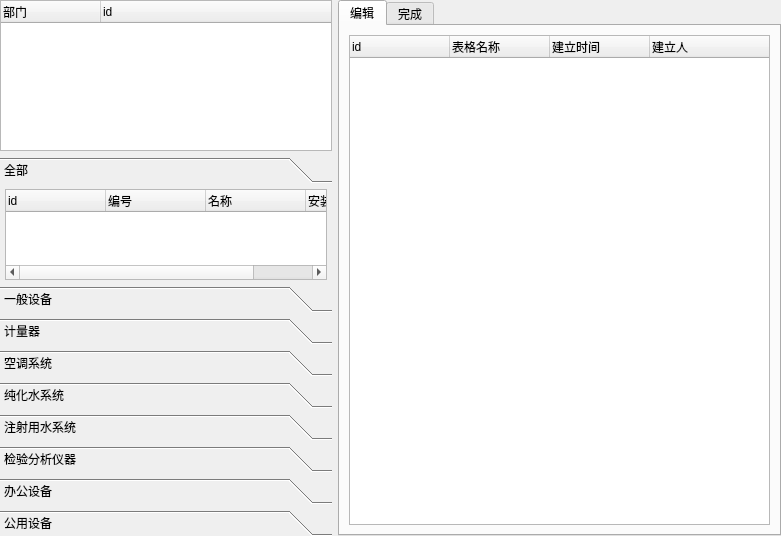
<?xml version="1.0" encoding="UTF-8"?>
<ui version="4.0">
 <class>Form</class>
 <widget class="QWidget" name="Form">
  <property name="geometry">
   <rect>
    <x>0</x>
    <y>0</y>
    <width>781</width>
    <height>536</height>
   </rect>
  </property>
  <property name="windowTitle">
   <string>Form</string>
  </property>
  <layout class="QGridLayout" name="gridLayout">
   <property name="leftMargin">
    <number>0</number>
   </property>
   <property name="topMargin">
    <number>0</number>
   </property>
   <property name="rightMargin">
    <number>0</number>
   </property>
   <property name="bottomMargin">
    <number>0</number>
   </property>
   <item row="0" column="3" rowspan="2">
    <widget class="QTabWidget" name="tabWidget">
     <property name="sizePolicy">
      <sizepolicy hsizetype="Expanding" vsizetype="Expanding">
       <horstretch>8</horstretch>
       <verstretch>0</verstretch>
      </sizepolicy>
     </property>
     <property name="tabShape">
      <enum>QTabWidget::Rounded</enum>
     </property>
     <property name="currentIndex">
      <number>0</number>
     </property>
     <widget class="QWidget" name="tab_0">
      <attribute name="title">
       <string>编辑</string>
      </attribute>
      <layout class="QGridLayout" name="gridLayout_2">
       <item row="0" column="0">
        <widget class="QTreeWidget" name="treeWidget_recordslist">
         <property name="sizePolicy">
          <sizepolicy hsizetype="Expanding" vsizetype="Expanding">
           <horstretch>0</horstretch>
           <verstretch>0</verstretch>
          </sizepolicy>
         </property>
         <property name="contextMenuPolicy">
          <enum>Qt::CustomContextMenu</enum>
         </property>
         <column>
          <property name="text">
           <string>id</string>
          </property>
         </column>
         <column>
          <property name="text">
           <string>表格名称</string>
          </property>
         </column>
         <column>
          <property name="text">
           <string>建立时间</string>
          </property>
         </column>
         <column>
          <property name="text">
           <string>建立人</string>
          </property>
         </column>
        </widget>
       </item>
      </layout>
     </widget>
     <widget class="QWidget" name="tab_1">
      <attribute name="title">
       <string>完成</string>
      </attribute>
     </widget>
    </widget>
   </item>
   <item row="0" column="0" colspan="2">
    <widget class="QTreeWidget" name="treeWidget_deptlist">
     <property name="sizePolicy">
      <sizepolicy hsizetype="Expanding" vsizetype="Expanding">
       <horstretch>3</horstretch>
       <verstretch>2</verstretch>
      </sizepolicy>
     </property>
     <column>
      <property name="text">
       <string>部门</string>
      </property>
     </column>
     <column>
      <property name="text">
       <string>id</string>
      </property>
     </column>
    </widget>
   </item>
   <item row="1" column="0" colspan="2">
    <widget class="QToolBox" name="toolBox">
     <property name="sizePolicy">
      <sizepolicy hsizetype="Preferred" vsizetype="Preferred">
       <horstretch>0</horstretch>
       <verstretch>5</verstretch>
      </sizepolicy>
     </property>
     <property name="currentIndex">
      <number>0</number>
     </property>
     <widget class="QWidget" name="page_0">
      <property name="geometry">
       <rect>
        <x>0</x>
        <y>0</y>
        <width>305</width>
        <height>107</height>
       </rect>
      </property>
      <attribute name="label">
       <string>全部</string>
      </attribute>
      <layout class="QGridLayout" name="gridLayout_3">
       <property name="leftMargin">
        <number>5</number>
       </property>
       <property name="topMargin">
        <number>0</number>
       </property>
       <property name="rightMargin">
        <number>5</number>
       </property>
       <property name="bottomMargin">
        <number>0</number>
       </property>
       <item row="0" column="0">
        <widget class="QTreeWidget" name="treeWidget_equuiplist">
         <property name="sizePolicy">
          <sizepolicy hsizetype="Expanding" vsizetype="Expanding">
           <horstretch>0</horstretch>
           <verstretch>0</verstretch>
          </sizepolicy>
         </property>
         <property name="contextMenuPolicy">
          <enum>Qt::CustomContextMenu</enum>
         </property>
         <column>
          <property name="text">
           <string>id</string>
          </property>
         </column>
         <column>
          <property name="text">
           <string>编号</string>
          </property>
         </column>
         <column>
          <property name="text">
           <string>名称</string>
          </property>
         </column>
         <column>
          <property name="text">
           <string>安装位置</string>
          </property>
         </column>
        </widget>
       </item>
      </layout>
     </widget>
     <widget class="QWidget" name="page_1">
      <property name="geometry">
       <rect>
        <x>0</x>
        <y>0</y>
        <width>331</width>
        <height>105</height>
       </rect>
      </property>
      <attribute name="label">
       <string>一般设备</string>
      </attribute>
     </widget>
     <widget class="QWidget" name="page_2">
      <property name="geometry">
       <rect>
        <x>0</x>
        <y>0</y>
        <width>331</width>
        <height>105</height>
       </rect>
      </property>
      <attribute name="label">
       <string>计量器</string>
      </attribute>
     </widget>
     <widget class="QWidget" name="page_3">
      <property name="geometry">
       <rect>
        <x>0</x>
        <y>0</y>
        <width>331</width>
        <height>105</height>
       </rect>
      </property>
      <attribute name="label">
       <string>空调系统</string>
      </attribute>
     </widget>
     <widget class="QWidget" name="page_4">
      <property name="geometry">
       <rect>
        <x>0</x>
        <y>0</y>
        <width>331</width>
        <height>105</height>
       </rect>
      </property>
      <attribute name="label">
       <string>纯化水系统</string>
      </attribute>
     </widget>
     <widget class="QWidget" name="page_5">
      <property name="geometry">
       <rect>
        <x>0</x>
        <y>0</y>
        <width>331</width>
        <height>105</height>
       </rect>
      </property>
      <attribute name="label">
       <string>注射用水系统</string>
      </attribute>
     </widget>
     <widget class="QWidget" name="page_6">
      <property name="geometry">
       <rect>
        <x>0</x>
        <y>0</y>
        <width>331</width>
        <height>105</height>
       </rect>
      </property>
      <attribute name="label">
       <string>检验分析仪器</string>
      </attribute>
     </widget>
     <widget class="QWidget" name="page_7">
      <property name="geometry">
       <rect>
        <x>0</x>
        <y>0</y>
        <width>331</width>
        <height>105</height>
       </rect>
      </property>
      <attribute name="label">
       <string>办公设备</string>
      </attribute>
     </widget>
     <widget class="QWidget" name="page_8">
      <property name="geometry">
       <rect>
        <x>0</x>
        <y>0</y>
        <width>331</width>
        <height>105</height>
       </rect>
      </property>
      <attribute name="label">
       <string>公用设备</string>
      </attribute>
     </widget>
    </widget>
   </item>
  </layout>
 </widget>
 <resources/>
 <connections/>
</ui>
